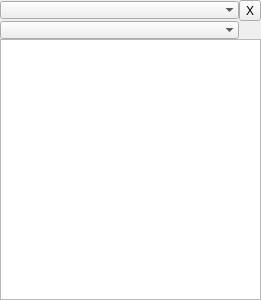
<?xml version="1.0" encoding="UTF-8"?>
<ui version="4.0">
 <class>CommandChainBrowserUi</class>
 <widget class="QWidget" name="CommandChainBrowserUi">
  <property name="geometry">
   <rect>
    <x>0</x>
    <y>0</y>
    <width>261</width>
    <height>300</height>
   </rect>
  </property>
  <property name="windowTitle">
   <string>Command Chain</string>
  </property>
  <layout class="QVBoxLayout" name="verticalLayout">
   <property name="spacing">
    <number>0</number>
   </property>
   <property name="margin">
    <number>0</number>
   </property>
   <item>
    <layout class="QGridLayout" name="gridLayout">
     <item row="0" column="2">
      <widget class="QToolButton" name="clearFilterBn">
       <property name="text">
        <string>X</string>
       </property>
       <property name="iconSize">
        <size>
         <width>16</width>
         <height>16</height>
        </size>
       </property>
      </widget>
     </item>
     <item row="2" column="0">
      <widget class="QComboBox" name="filterCommandChain">
       <property name="styleSheet">
        <string notr="true">QComboBox {padding-left:8px;}</string>
       </property>
       <property name="maxVisibleItems">
        <number>15</number>
       </property>
       <property name="frame">
        <bool>false</bool>
       </property>
      </widget>
     </item>
     <item row="0" column="0">
      <widget class="CommandChain::LazyComboBox" name="filterTeam">
       <property name="styleSheet">
        <string notr="true">QComboBox {padding-left:8px;}</string>
       </property>
       <property name="maxVisibleItems">
        <number>15</number>
       </property>
       <property name="frame">
        <bool>false</bool>
       </property>
      </widget>
     </item>
    </layout>
   </item>
   <item>
    <widget class="CommandChain::View" name="commandChainView">
     <property name="dragEnabled">
      <bool>true</bool>
     </property>
     <property name="selectionMode">
      <enum>QAbstractItemView::ExtendedSelection</enum>
     </property>
     <property name="indentation">
      <number>10</number>
     </property>
     <property name="uniformRowHeights">
      <bool>true</bool>
     </property>
     <property name="animated">
      <bool>true</bool>
     </property>
     <property name="expandsOnDoubleClick">
      <bool>false</bool>
     </property>
     <attribute name="headerVisible">
      <bool>false</bool>
     </attribute>
    </widget>
   </item>
  </layout>
 </widget>
 <customwidgets>
  <customwidget>
   <class>CommandChain::View</class>
   <extends>QTreeView</extends>
   <header>View.hpp</header>
  </customwidget>
  <customwidget>
   <class>CommandChain::LazyComboBox</class>
   <extends>QComboBox</extends>
   <header>LazyComboBox.hpp</header>
  </customwidget>
 </customwidgets>
 <resources/>
 <connections/>
</ui>
